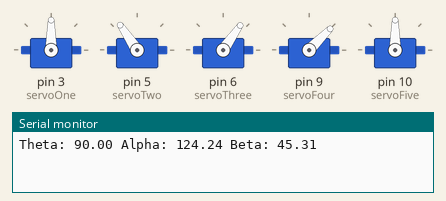
Bench run of a sketch on a simulated Arduino Uno, built with avr-gcc and run on an emulated ATmega328P. On the bench: 5 × servo, the last lines printed to the serial monitor.

Above: at 0.1 s.
At 6.1 s:
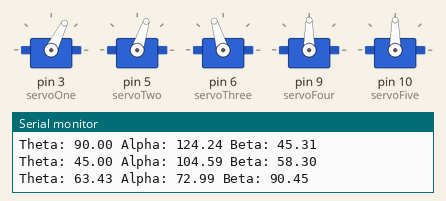
At 9.1 s:
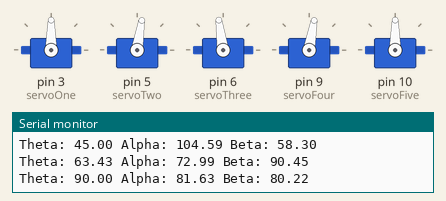
At 18.1 s:
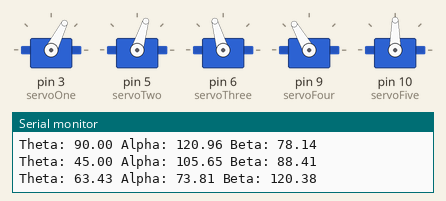
At 27.1 s:
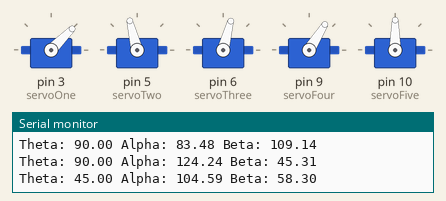
At 36.1 s:
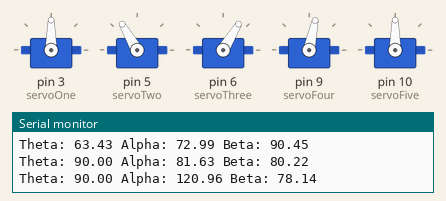
Timing chart, 0 to 40.0 s (numbered marks = the images above):
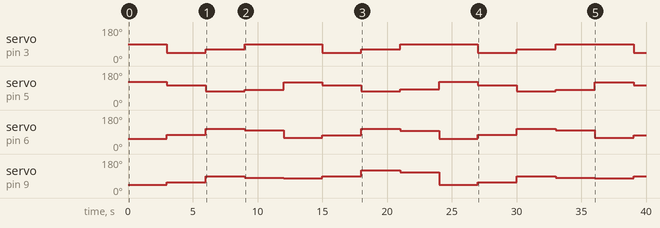

The sketch:

CH_Nine_Sketch_Three.ino
```cpp
  #include <Servo.h>
  Servo servoOne;
  Servo servoTwo;
  Servo servoThree;
  Servo servoFour;
  Servo servoFive;

  double linkOne = 48.0;
  double linkTwo = 120.0;
  double linkThree = 150.0;
  double x = 120.0;
  double y = 120.0;
  double z = 120.0;
  double c;
  double d;
  double Zoffset;
  double theta;
  double alphaOne;
  double alphaTwo;
  double alphaFinal;
  double beta;


void setup() {
  servoOne.attach(3);
  servoTwo.attach(5);
  servoThree.attach(6);
  servoFour.attach(9);
  servoFive.attach(10);
  Serial.begin(9600);
  }


void loop() {
   int points[8][3] = {
    {0, 80, 120},
    {80, 80, 120},
    {80, 160, 120},
    {0, 160, 120},
    {0, 80, 200},
    {80, 80, 200},
    {80, 160, 200},
    {0, 160, 200}
  };


  for (int i = 0; i < 8; i++) {
    x = points[i][0];
    y = points[i][1];
    z = points[i][2];
    d = sqrt((x*x)+(y*y));
    theta = atan(y/x)*(180/PI);
    Zoffset = (z - linkOne);
    c = sqrt((d*d)+(Zoffset*Zoffset));
    beta = acos((linkTwo*linkTwo + linkThree*linkThree -
    c*c)/(2*linkTwo*linkThree))*(180/PI);
    alphaOne = acos(d/c);
    alphaTwo = acos((linkTwo*linkTwo + c*c -
    linkThree*linkThree)/(2*linkTwo*c));

    if(z > linkOne){
      alphaFinal = (alphaOne+alphaTwo)*(180/PI);
    }
    else if(z < linkOne){
      alphaFinal = (alphaOne-alphaTwo)*(180/PI);
    }
    servoOne.write(theta);
    servoTwo.write(alphaFinal);
    servoThree.write(180-alphaFinal);
    servoFour.write(beta);
    Serial.print("Theta: ");
    Serial.print(theta);
    Serial.print(" Alpha: ");
    Serial.print(alphaFinal);
    Serial.print(" Beta: ");
    Serial.println(beta);
    delay(3000);
    }
  }
```

Measured:
- by itself, servo on pin 3 (servoOne): repeats every 12.0 s: 63° 3.0 s, 90° 6.0 s, 45° 3.0 s
- by itself, servo on pin 9 (servoFour): 45° → 58° at 3.0 s, → 90° 3.0 s later, → 80° 3.0 s later, → 78° 3.0 s later, … (13 changes in this stretch)
